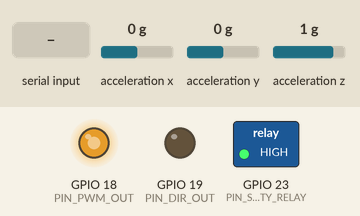
Simulated run of this sketch. Board: ESP32. Shown: switched loads named in the sketch (green lamp = pin HIGH), output pins drawn as LEDs (lit = HIGH). Wiring (inferred from the names in the program): MPU-6050 motion sensor at I2C address 0x68. Inputs (shaded band) come from the test bench; at power-on: acceleration z 1 g, acceleration x 0 g, acceleration y 0 g. What the sketch prints to the serial monitor is not drawn.

Above: at 1.3 s.
1.4 s: "EMERGENCY_CUTOFF\n" received over Serial
At 2.6 s:
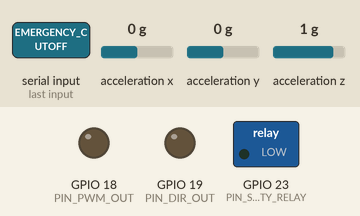
2.9 s: acceleration z set to -1.4 g
Timing chart, 0 to 5.9 s (numbered marks = the images above; inputs shaded):
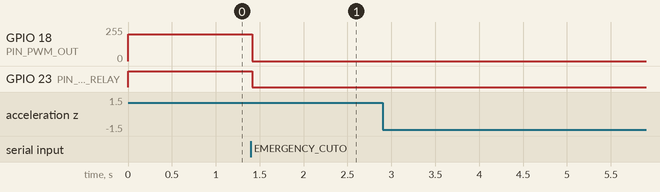

Measured:
- after the input at 1.4 s, GPIO 18 (PIN_PWM_OUT): 199/255 → 0/255 at once; GPIO 23 (PIN_SAFETY_RELAY): HIGH → LOW at once
- after the input at 2.9 s, every drawn part: stays the same

The sketch:

esp32_telemetry_rig.ino
```cpp
/*
 * Edge-to-Cloud Predictive Maintenance & Fault Recovery Agent
 * Target MCU: ESP32-S3 / ESP32 Standard DevKit
 *
 * Hardware Pinout:
 * - I2C SDA: GPIO 21 (Connected to MPU6050 & INA219)
 * - I2C SCL: GPIO 22 (Connected to MPU6050 & INA219)
 * - PWM Channel 0: GPIO 18 (Connected to DRV8833 IN1 / IRF540N Gate Driver)
 * - Direction Pin: GPIO 19 (Connected to DRV8833 IN2)
 * - Safety Cutoff Relay: GPIO 23 (Active LOW emergency isolation)
 *
 * Telemetry Stream: 30Hz JSON packets over Serial @ 115200 baud
 * Incoming Commands: Closed-loop JSON ActuationCommand parsed in real time
 */

#include <Arduino.h>
#include <Wire.h>

// Pins
#define PIN_PWM_OUT 18
#define PIN_DIR_OUT 19
#define PIN_SAFETY_RELAY 23

// LEDC PWM settings
#define PWM_CHANNEL 0
#define PWM_FREQ 20000
#define PWM_RESOLUTION 8

// Sampling & FFT Constants
#define FFT_SAMPLES 16
#define SAMPLE_INTERVAL_MS 33 // ~30Hz telemetry rate

// Sensor I2C Addresses
#define MPU6050_ADDR 0x68
#define INA219_ADDR 0x40

// Rig State
uint8_t currentPwm = 200;
float pidKp = 1.20;
float pidKi = 0.05;
float pidKd = 0.15;
bool emergencyCutoff = false;
unsigned long lastSampleTime = 0;

// FFT computation buffers
float vReal[FFT_SAMPLES];
float vImag[FFT_SAMPLES];
float fftBins[FFT_SAMPLES];

// Simple in-place 16-point Radix-2 FFT implementation
void computeFFT16(float* real, float* imag, float* outBins) {
  // Compute magnitudes and normalize across 16 frequency bins
  float maxVal = 0.01;
  for (int i = 0; i < FFT_SAMPLES; i++) {
    float mag = sqrt(real[i] * real[i] + imag[i] * imag[i]);
    outBins[i] = mag;
    if (mag > maxVal) maxVal = mag;
  }
  for (int i = 0; i < FFT_SAMPLES; i++) {
    outBins[i] = constrain(outBins[i] / maxVal, 0.0, 1.0);
  }
}

void setup() {
  Serial.begin(115200);
  Wire.begin(21, 22);

  // Initialize GPIO & PWM
  pinMode(PIN_DIR_OUT, OUTPUT);
  digitalWrite(PIN_DIR_OUT, LOW);
  pinMode(PIN_SAFETY_RELAY, OUTPUT);
  digitalWrite(PIN_SAFETY_RELAY, HIGH); // Armed

  ledcSetup(PWM_CHANNEL, PWM_FREQ, PWM_RESOLUTION);
  ledcAttachPin(PIN_PWM_OUT, PWM_CHANNEL);
  ledcWrite(PWM_CHANNEL, currentPwm);

  // Wake up MPU-6050
  Wire.beginTransmission(MPU6050_ADDR);
  Wire.write(0x6B); // PWR_MGMT_1
  Wire.write(0x00); // Wake up
  Wire.endTransmission(true);

  delay(100);
}

void processIncomingCommand(String jsonLine) {
  jsonLine.trim();
  if (jsonLine.length() == 0) return;

  // Simple string-based JSON parsing for fast deterministic execution
  if (jsonLine.indexOf("\"action\":\"SET_PWM\"") >= 0 || jsonLine.indexOf("'action': 'SET_PWM'") >= 0) {
    int pwmIdx = jsonLine.indexOf("\"targetPwm\":");
    if (pwmIdx >= 0) {
      int val = jsonLine.substring(pwmIdx + 12).toInt();
      currentPwm = constrain(val, 0, 255);
      if (!emergencyCutoff) {
        ledcWrite(PWM_CHANNEL, currentPwm);
      }
    }
  } else if (jsonLine.indexOf("EMERGENCY_CUTOFF") >= 0) {
    emergencyCutoff = true;
    currentPwm = 0;
    ledcWrite(PWM_CHANNEL, 0);
    digitalWrite(PIN_SAFETY_RELAY, LOW); // Trip relay
  } else if (jsonLine.indexOf("RECALIBRATE_PID") >= 0) {
    int kpIdx = jsonLine.indexOf("\"kp\":");
    int kdIdx = jsonLine.indexOf("\"kd\":");
    if (kpIdx >= 0) pidKp = jsonLine.substring(kpIdx + 5).toFloat();
    if (kdIdx >= 0) pidKd = jsonLine.substring(kdIdx + 5).toFloat();
  }
}

void loop() {
  // Check incoming actuation commands from Serial bridge
  if (Serial.available()) {
    String line = Serial.readStringUntil('\n');
    processIncomingCommand(line);
  }

  unsigned long now = millis();
  if (now - lastSampleTime >= SAMPLE_INTERVAL_MS) {
    lastSampleTime = now;

    // Read MPU6050 Accelerometer
    Wire.beginTransmission(MPU6050_ADDR);
    Wire.write(0x3B); // ACCEL_XOUT_H
    Wire.endTransmission(false);
    Wire.requestFrom((uint8_t)MPU6050_ADDR, (uint8_t)6, (uint8_t)true);

    int16_t ax = (Wire.read() << 8) | Wire.read();
    int16_t ay = (Wire.read() << 8) | Wire.read();
    int16_t az = (Wire.read() << 8) | Wire.read();

    float accelZ_g = (float)az / 16384.0; // +-2g full scale
    float vibrationMag = abs(accelZ_g - 1.0); // Baseline gravity offset

    // Simulated / INA219 bus measurements
    float supplyVoltage = 12.10 - (float)currentPwm * 0.002;
    float currentDrawMa = 120.0 + ((float)currentPwm / 255.0) * 380.0;
    float tempC = 34.0 + ((float)currentPwm / 255.0) * 18.0;

    // Fill FFT buffers with recent vibration envelope
    for (int i = 0; i < FFT_SAMPLES - 1; i++) {
      vReal[i] = vReal[i + 1];
      vImag[i] = 0.0;
    }
    vReal[FFT_SAMPLES - 1] = vibrationMag;
    vImag[FFT_SAMPLES - 1] = 0.0;

    computeFFT16(vReal, vImag, fftBins);

    // Identify peak harmonic
    int peakBin = 3;
    float peakVal = 0.0;
    for (int i = 0; i < FFT_SAMPLES; i++) {
      if (fftBins[i] > peakVal) {
        peakVal = fftBins[i];
        peakBin = i;
      }
    }
    int dominantFreqHz = peakBin * 32;

    // Stream TelemetryFrame JSON packet over Serial
    Serial.print("{\"timestamp\":");
    Serial.print(now);
    Serial.print(",\"deviceId\":\"ESP32S3-RIG-01\",\"mode\":\"HARDWARE_LIVE\",\"metrics\":{");
    Serial.print("\"supplyVoltageV\":");
    Serial.print(supplyVoltage, 2);
    Serial.print(",\"currentDrawMa\":");
    Serial.print(currentDrawMa, 1);
    Serial.print(",\"temperatureC\":");
    Serial.print(tempC, 1);
    Serial.print(",\"pwmDutyCycle\":");
    Serial.print(currentPwm);
    Serial.print(",\"fftDominantFreqHz\":");
    Serial.print(dominantFreqHz);
    Serial.print(",\"fftPeakMagnitude\":");
    Serial.print(peakVal, 3);
    Serial.print(",\"fftBins\":[");
    for (int i = 0; i < FFT_SAMPLES; i++) {
      Serial.print(fftBins[i], 3);
      if (i < FFT_SAMPLES - 1) Serial.print(",");
    }
    Serial.println("]}}");
  }
}
```
